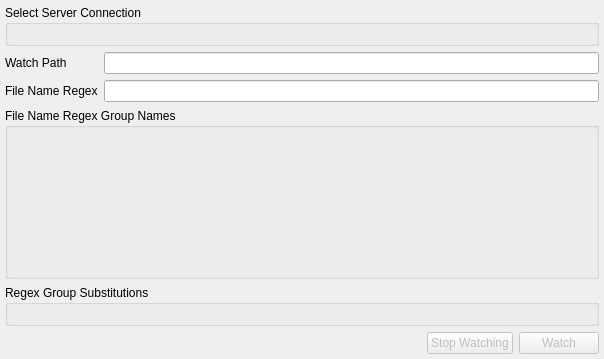
<?xml version="1.0" encoding="UTF-8"?>
<ui version="4.0">
 <class>PassiveAcquisitionWidget</class>
 <widget class="QWidget" name="PassiveAcquisitionWidget">
  <property name="geometry">
   <rect>
    <x>0</x>
    <y>0</y>
    <width>604</width>
    <height>359</height>
   </rect>
  </property>
  <property name="sizePolicy">
   <sizepolicy hsizetype="Expanding" vsizetype="Expanding">
    <horstretch>0</horstretch>
    <verstretch>0</verstretch>
   </sizepolicy>
  </property>
  <property name="windowTitle">
   <string>Passive Data Acquisition</string>
  </property>
  <layout class="QGridLayout" name="gridLayout">
   <property name="margin">
    <number>5</number>
   </property>
   <item row="1" column="0">
    <widget class="QGroupBox" name="groupBox">
     <property name="sizePolicy">
      <sizepolicy hsizetype="Expanding" vsizetype="Expanding">
       <horstretch>0</horstretch>
       <verstretch>0</verstretch>
      </sizepolicy>
     </property>
     <property name="title">
      <string>File Name Regex Group Names</string>
     </property>
     <layout class="QGridLayout" name="gridLayout_2">
      <item row="0" column="0">
       <widget class="tomviz::RegexGroupsWidget" name="regexGroupsWidget" native="true">
        <property name="sizePolicy">
         <sizepolicy hsizetype="Expanding" vsizetype="Expanding">
          <horstretch>0</horstretch>
          <verstretch>0</verstretch>
         </sizepolicy>
        </property>
       </widget>
      </item>
     </layout>
    </widget>
   </item>
   <item row="0" column="0">
    <widget class="QSplitter" name="splitter">
     <property name="orientation">
      <enum>Qt::Horizontal</enum>
     </property>
     <widget class="QWidget" name="verticalLayoutWidget">
      <layout class="QVBoxLayout" name="verticalLayout_2">
       <item>
        <widget class="QGroupBox" name="groupBox_2">
         <property name="sizePolicy">
          <sizepolicy hsizetype="Expanding" vsizetype="Expanding">
           <horstretch>0</horstretch>
           <verstretch>0</verstretch>
          </sizepolicy>
         </property>
         <property name="title">
          <string>Select Server Connection</string>
         </property>
         <layout class="QGridLayout" name="gridLayout_3">
          <item row="0" column="0">
           <widget class="tomviz::ConnectionsWidget" name="connectionsWidget" native="true">
            <property name="sizePolicy">
             <sizepolicy hsizetype="Expanding" vsizetype="Expanding">
              <horstretch>0</horstretch>
              <verstretch>0</verstretch>
             </sizepolicy>
            </property>
           </widget>
          </item>
         </layout>
        </widget>
       </item>
       <item>
        <layout class="QFormLayout" name="formLayout_2">
         <property name="fieldGrowthPolicy">
          <enum>QFormLayout::AllNonFixedFieldsGrow</enum>
         </property>
         <item row="0" column="0">
          <widget class="QLabel" name="watchPathLabel">
           <property name="text">
            <string>Watch Path</string>
           </property>
          </widget>
         </item>
         <item row="0" column="1">
          <widget class="QLineEdit" name="watchPathLineEdit"/>
         </item>
         <item row="1" column="0">
          <widget class="QLabel" name="fileNameRegexLabel">
           <property name="text">
            <string>File Name Regex</string>
           </property>
          </widget>
         </item>
         <item row="1" column="1">
          <widget class="QLineEdit" name="fileNameRegexLineEdit"/>
         </item>
        </layout>
       </item>
      </layout>
     </widget>
    </widget>
   </item>
   <item row="3" column="0">
    <layout class="QHBoxLayout" name="horizontalLayout_2">
     <item>
      <spacer name="horizontalSpacer">
       <property name="orientation">
        <enum>Qt::Horizontal</enum>
       </property>
       <property name="sizeHint" stdset="0">
        <size>
         <width>40</width>
         <height>20</height>
        </size>
       </property>
      </spacer>
     </item>
     <item>
      <widget class="QPushButton" name="stopWatchingButton">
       <property name="enabled">
        <bool>false</bool>
       </property>
       <property name="text">
        <string>Stop Watching</string>
       </property>
      </widget>
     </item>
     <item>
      <widget class="QPushButton" name="watchButton">
       <property name="enabled">
        <bool>false</bool>
       </property>
       <property name="text">
        <string>Watch</string>
       </property>
      </widget>
     </item>
    </layout>
   </item>
   <item row="2" column="0">
    <widget class="QGroupBox" name="groupBox_3">
     <property name="title">
      <string>Regex Group Substitutions</string>
     </property>
     <layout class="QGridLayout" name="gridLayout_4">
      <item row="0" column="0">
       <widget class="tomviz::RegexGroupsSubstitutionsWidget" name="regexGroupsSubstitutionsWidget" native="true"/>
      </item>
     </layout>
    </widget>
   </item>
  </layout>
 </widget>
 <customwidgets>
  <customwidget>
   <class>tomviz::ConnectionsWidget</class>
   <extends>QWidget</extends>
   <header>ConnectionsWidget.h</header>
   <container>1</container>
  </customwidget>
  <customwidget>
   <class>tomviz::RegexGroupsWidget</class>
   <extends>QWidget</extends>
   <header location="global">RegexGroupsWidget.h</header>
   <container>1</container>
  </customwidget>
  <customwidget>
   <class>tomviz::RegexGroupsSubstitutionsWidget</class>
   <extends>QWidget</extends>
   <header>RegexGroupsSubstitutionsWidget.h</header>
   <container>1</container>
  </customwidget>
 </customwidgets>
 <resources/>
 <connections/>
</ui>
